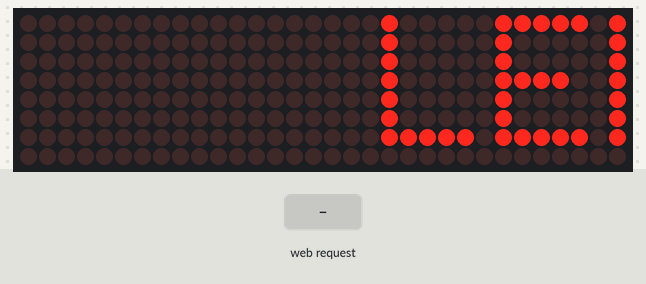
The sketch below on a simulated ESP8266 (Wemos D1 mini). On the bench: 32×8 LED matrix. The test bench sets the inputs (shaded band). EEPROM starts erased; what the sketch prints to the serial monitor is not drawn.

Above: at 1.2 s.
1.3 s: HTTP request GET /select?g=1 received
At 1.4 s:
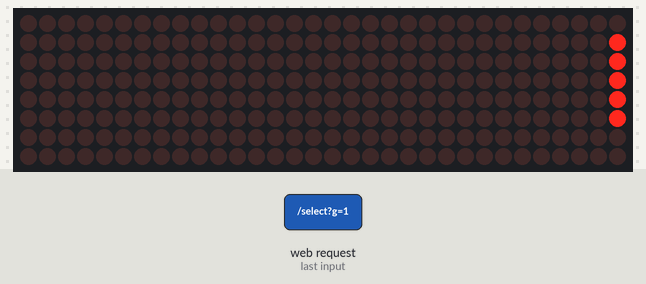
3.0 s: HTTP request GET /select?g=0 received
At 15.2 s:
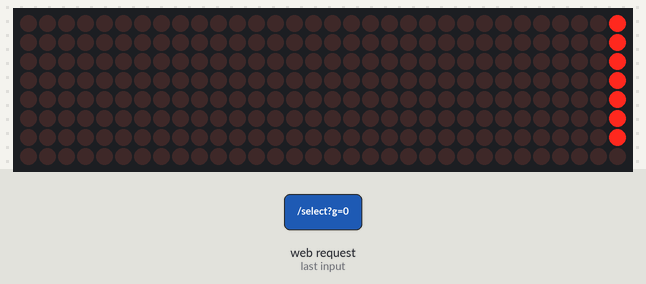

Measured:
- after the input at 1.3 s, the display: first changes at once (image 1 shows a later state)

The sketch:

ledscreen.ino
```cpp
#include "DisplayManager.h"
#include "WebManager.h"

// Configuración de pines para ESP8266 (NodeMCU / WeMos D1 Mini)
#define HARDWARE_TYPE MD_MAX72XX::FC16_HW
#define MAX_DEVICES   4    // Número de módulos en cascada
#define DATA_PIN      13   // D7 (MOSI)
#define CLK_PIN       14   // D5 (SCK)
#define CS_PIN        15   // D8 (CS / LOAD)

const char* ssidAP = "Led Screen by @rbnpou";

DisplayManager displayMgr(HARDWARE_TYPE, DATA_PIN, CLK_PIN, CS_PIN, MAX_DEVICES);
WebManager webMgr(ssidAP, &displayMgr);

void setup() {
  Serial.begin(115200);

  displayMgr.begin();
  webMgr.begin();

  Serial.println("Sistema ledscreen iniciado correctamente.");
}

void loop() {
  webMgr.handleClients();
  displayMgr.update();
}
```

DisplayManager.cpp
```cpp
#include "DisplayManager.h"

DisplayManager::DisplayManager(MD_MAX72XX::moduleType_t hardwareType, uint8_t dataPin, uint8_t clkPin, uint8_t csPin, uint8_t numDevices)
  : myDisplay(hardwareType, dataPin, clkPin, csPin, numDevices) {
  grupoSeleccionado = 0;
  fraseActualIndex = 0;
}

void DisplayManager::begin() {
  EEPROM.begin(512);
  myDisplay.begin();
  myDisplay.setIntensity(5);
  myDisplay.displayClear();

  loadFromEEPROM(); // Carga el grupo activo y todas las frases guardadas

  strncpy(bufferTexto, gruposFrases[grupoSeleccionado][fraseActualIndex], MAX_LONGITUD_FRASE);
  if (strlen(bufferTexto) == 0) {
    strcpy(bufferTexto, "LED screen by @rbnpou");
  }

  myDisplay.displayText(bufferTexto, PA_CENTER, 90, 0, PA_SCROLL_LEFT, PA_SCROLL_LEFT);
}

void DisplayManager::update() {
  if (myDisplay.displayAnimate()) {
    int intentos = 0;
    do {
      fraseActualIndex = (fraseActualIndex + 1) % MAX_FRASES;
      intentos++;
      if (strlen(gruposFrases[grupoSeleccionado][fraseActualIndex]) > 0) {
        break;
      }
    } while (intentos < MAX_FRASES);

    strncpy(bufferTexto, gruposFrases[grupoSeleccionado][fraseActualIndex], MAX_LONGITUD_FRASE);

    if (strlen(bufferTexto) == 0) {
      strcpy(bufferTexto, "Grupo Vacio");
    }

    myDisplay.setTextEffect(PA_SCROLL_LEFT, PA_SCROLL_LEFT);
    myDisplay.displayText(bufferTexto, PA_CENTER, 90, 0, PA_SCROLL_LEFT, PA_SCROLL_LEFT);
    myDisplay.displayReset();
  }
}

int DisplayManager::getSelectedGroup() {
  return grupoSeleccionado;
}

void DisplayManager::setSelectedGroup(int g) {
  if (g >= 0 && g < MAX_GRUPOS) {
    grupoSeleccionado = g;
    fraseActualIndex = 0;
    myDisplay.displayClear();

    strncpy(bufferTexto, gruposFrases[grupoSeleccionado][fraseActualIndex], MAX_LONGITUD_FRASE);
    if (strlen(bufferTexto) == 0) {
      snprintf(bufferTexto, MAX_LONGITUD_FRASE, "Grupo %d", g + 1);
    }

    myDisplay.displayText(bufferTexto, PA_CENTER, 90, 0, PA_SCROLL_LEFT, PA_SCROLL_LEFT);
    myDisplay.displayReset();

    // Guardar el grupo activo en la EEPROM (Byte 0)
    EEPROM.write(0, grupoSeleccionado);
    EEPROM.commit();
  }
}

String DisplayManager::getPhrase(int g, int f) {
  if (g >= 0 && g < MAX_GRUPOS && f >= 0 && f < MAX_FRASES) {
    return String(gruposFrases[g][f]);
  }
  return "";
}

void DisplayManager::setPhrase(int g, int f, String phrase) {
  if (g >= 0 && g < MAX_GRUPOS && f >= 0 && f < MAX_FRASES) {
    phrase.trim();
    strncpy(gruposFrases[g][f], phrase.c_str(), MAX_LONGITUD_FRASE);
    gruposFrases[g][f][MAX_LONGITUD_FRASE - 1] = '\0';
  }
}

void DisplayManager::loadFromEEPROM() {
  // 1. Leer grupo activo del Byte 0
  int storedGroup = EEPROM.read(0);
  if (storedGroup >= 0 && storedGroup < MAX_GRUPOS) {
    grupoSeleccionado = storedGroup;
  } else {
    grupoSeleccionado = 0;
  }

  // 2. Leer frases con bloques de tamaño fijo (MAX_LONGITUD_FRASE bytes por cada frase)
  int address = 1;
  for (int g = 0; g < MAX_GRUPOS; g++) {
    for (int f = 0; f < MAX_FRASES; f++) {
      for (int i = 0; i < MAX_LONGITUD_FRASE; i++) {
        gruposFrases[g][f][i] = EEPROM.read(address++);
      }
      // Asegurar el fin de cadena por seguridad
      gruposFrases[g][f][MAX_LONGITUD_FRASE - 1] = '\0';
    }
  }

  // Si la EEPROM está virgen (primer caracter nulo o basura), inicializamos valores por defecto
  if (gruposFrases[0][0][0] == '\0' || (uint8_t)gruposFrases[0][0][0] == 255) {
    for (int g = 0; g < MAX_GRUPOS; g++) {
      for (int f = 0; f < MAX_FRASES; f++) {
        gruposFrases[g][f][0] = '\0';
      }
    }
    strcpy(gruposFrases[0][0], "LED screen by @rbnpou");
    strcpy(gruposFrases[0][1], "Matriz 32x8 OK");
    saveToEEPROM();
  }
}

void DisplayManager::saveToEEPROM() {
  // 1. Guardar grupo activo en el Byte 0
  EEPROM.write(0, grupoSeleccionado);

  // 2. Escribir cada frase asegurando bloques de tamaño fijo (MAX_LONGITUD_FRASE bytes exactos)
  int address = 1;
  for (int g = 0; g < MAX_GRUPOS; g++) {
    for (int f = 0; f < MAX_FRASES; f++) {
      for (int i = 0; i < MAX_LONGITUD_FRASE; i++) {
        EEPROM.write(address++, gruposFrases[g][f][i]);
      }
    }
  }

  EEPROM.commit(); // Volcar cambios permanentemente a la flash del ESP8266
}
```

DisplayManager.h
```cpp
#ifndef DISPLAY_MANAGER_H
#define DISPLAY_MANAGER_H

#include <Arduino.h>
#include <MD_Parola.h>
#include <MD_MAX72XX.h>
#include <SPI.h>
#include <EEPROM.h>

#define MAX_GRUPOS 3
#define MAX_FRASES 5
#define MAX_LONGITUD_FRASE 64 // Tamaño fijo seguro para evitar desbordamientos de memoria

class DisplayManager {
  private:
    MD_Parola myDisplay;
    char gruposFrases[MAX_GRUPOS][MAX_FRASES][MAX_LONGITUD_FRASE]; // Almacenamiento seguro en matriz de C-strings
    int grupoSeleccionado;
    int fraseActualIndex;
    char bufferTexto[MAX_LONGITUD_FRASE]; // Búfer activo seguro para la pantalla

  public:
    DisplayManager(MD_MAX72XX::moduleType_t hardwareType, uint8_t dataPin, uint8_t clkPin, uint8_t csPin, uint8_t numDevices);
    void begin();
    void update();

    int getSelectedGroup();
    void setSelectedGroup(int g);
    String getPhrase(int g, int f);
    void setPhrase(int g, int f, String phrase);
    void loadFromEEPROM();
    void saveToEEPROM();
};

#endif
```

WebManager.cpp
```cpp
#include "WebManager.h"

// HTML mejorado con manejo de errores y depuración visual
const char paginaHTML[] PROGMEM = R"rawliteral(
<!DOCTYPE html>
<html lang="es">
<head>
    <meta charset="UTF-8">
    <meta name="viewport" content="width=device-width, initial-scale=1.0">
    <title>Configuración de ledscreen</title>
    <style>
        body { font-family: -apple-system, BlinkMacSystemFont, "Segoe UI", Roboto, sans-serif; background: #f4f7f6; color: #333; padding: 15px; max-width: 480px; margin: auto; }
        .card { background: white; padding: 20px; border-radius: 12px; box-shadow: 0 4px 10px rgba(0,0,0,0.08); margin-bottom: 20px; }
        h2 { color: #007bff; text-align: center; margin-top: 0; }
        h3 { border-bottom: 2px solid #007bff; padding-bottom: 5px; color: #444; }
        button { background: #007bff; color: white; border: none; padding: 12px 15px; border-radius: 8px; cursor: pointer; font-size: 15px; font-weight: bold; width: 100%; transition: background 0.2s; margin-top: 5px;}
        button:hover { background: #0056b3; }
        .btn-show { background: #28a745; width: auto; padding: 6px 12px; font-size: 13px; float: right; border-radius: 6px; }
        .btn-show:hover { background: #218838; }
        input[type="text"] { width: 100%; padding: 10px; margin: 6px 0 12px 0; border: 1px solid #ccc; border-radius: 6px; font-size: 15px; box-sizing: border-box; }
        .group-box { background: #fafbfc; border: 1px solid #e1e4e8; padding: 12px; border-radius: 8px; margin-bottom: 15px; }
        .active-badge { color: #28a745; font-size: 13px; font-weight: bold; }
    </style>
</head>
<body>
    <div class="card">
        <h2>Led Screen</h2>
        <p style="text-align:center; color:#666; font-size:14px;">Configura tus 3 grupos de frases.</p>
        <div id="editor">Conectando y cargando datos...</div>
        <button onclick="guardarTodo()" style="background:#28a745; margin-top: 15px;">💾 Guardar todos los cambios</button>
        <p style="text-align:center; color:#666; font-size:14px;">LED screen by @rbnpou</p>
    </div>

<script>
    let datosGlobales = [];
    let grupoActivo = 0;

    async function cargarDatos() {
        try {
            let res = await fetch('/getdata');
            if (!res.ok) throw new Error("Error en servidor");
            let data = await res.json();
            datosGlobales = data.grupos;
            grupoActivo = data.activo;
            renderizar();
        } catch (e) {
            document.getElementById('editor').innerHTML = '<p style="color:red; text-align:center;">Error cargando datos. Toca aquí para <button onclick="cargarDatos()">Reintentar</button></p>';
        }
    }

    function renderizar() {
        let html = "";
        for(let g=0; g<3; g++) {
            let esActivo = (g === grupoActivo);
            let estadoTexto = esActivo ? `<span class="active-badge">🟢 [ACTIVO]</span>` : "";

            html += `<div class="group-box">
                        <h3>Grupo ${g+1} ${estadoTexto} <button class="btn-show" onclick="seleccionar(${g})">Mostrar</button></h3>`;

            for(let f=0; f<5; f++) {
                // Validación estricta para evitar nulos
                let val = (datosGlobales[g] && datosGlobales[g][f]) ? datosGlobales[g][f] : "";
                html += `<label style="font-size:13px; color:#555;">Frase ${f+1}:</label>
                         <input type="text" id="g${g}_f${f}" value="${val}" placeholder="Escribe tu frase...">`;
            }
            html += `</div>`;
        }
        document.getElementById('editor').innerHTML = html;
    }

    async function seleccionar(g) {
        try {
            await fetch(`/select?g=${g}`);
            alert(`¡Grupo ${g+1} activado en la matriz!`);
            cargarDatos();
        } catch(e) {
            alert("Error al cambiar de grupo.");
        }
    }

    async function guardarTodo() {
        let nuevosGrupos = [];
        for(let g=0; g<3; g++) {
            let frases = [];
            for(let f=0; f<5; f++) {
                let input = document.getElementById(`g${g}_f${f}`);
                frases.push(input ? input.value : "");
            }
            nuevosGrupos.push(frases);
        }

        try {
            let res = await fetch('/save', {
                method: 'POST',
                headers: { 'Content-Type': 'application/json' },
                body: JSON.stringify({ grupos: nuevosGrupos })
            });

            if(res.ok) {
                alert("¡Cambios guardados con éxito en la memoria!");
            } else {
                alert("Error al guardar en el dispositivo.");
            }
        } catch(e) {
            alert("Error de conexión al guardar.");
        }
        cargarDatos();
    }

    // Iniciar carga al abrir la página
    cargarDatos();
</script>
</body>
</html>
)rawliteral";

WebManager::WebManager(const char* ssid, DisplayManager* dispMgr) : server(80), ssid(ssid), displayManager(dispMgr) {}

void WebManager::begin() {
  WiFi.mode(WIFI_AP);
  WiFi.softAP(ssid);

  // Potencia Wi-Fi al mínimo
  WiFi.setOutputPower(0.0);

  dnsServer.start(53, "*", WiFi.softAPIP());
  setupRoutes();
  server.begin();
}

void WebManager::handleClients() {
  dnsServer.processNextRequest();
  server.handleClient();
}

void WebManager::setupRoutes() {
  server.on("/", HTTP_GET, [this]() {
    server.send_P(200, "text/html", paginaHTML);
  });

  server.on("/generate_204", HTTP_GET, [this]() {
    server.sendHeader("Location", "http://192.168.4.1/", true);
    server.send(302, "text/plain", "");
  });

  server.on("/fwlink", HTTP_GET, [this]() {
    server.sendHeader("Location", "http://192.168.4.1/", true);
    server.send(302, "text/plain", "");
  });

  // Ruta para enviar los datos JSON al navegador
  server.on("/getdata", HTTP_GET, [this]() {
    StaticJsonDocument<1500> doc;
    doc["activo"] = displayManager->getSelectedGroup();
    JsonArray arr = doc.createNestedArray("grupos");

    for (int g = 0; g < MAX_GRUPOS; g++) {
      JsonArray subArr = arr.createNestedArray();
      for (int f = 0; f < MAX_FRASES; f++) {
        subArr.add(displayManager->getPhrase(g, f));
      }
    }
    String jsonStr;
    serializeJson(doc, jsonStr);
    server.send(200, "application/json", jsonStr);
  });

  server.on("/select", HTTP_GET, [this]() {
    if (server.hasArg("g")) {
      int g = server.arg("g").toInt();
      displayManager->setSelectedGroup(g);
    }
    server.send(200, "text/plain", "OK");
  });

  server.on("/save", HTTP_POST, [this]() {
    if (server.hasArg("plain")) {
      StaticJsonDocument<1500> doc;
      DeserializationError error = deserializeJson(doc, server.arg("plain"));
      if (!error) {
        JsonArray arr = doc["grupos"];
        for (int g = 0; g < MAX_GRUPOS; g++) {
          for (int f = 0; f < MAX_FRASES; f++) {
            String textoFrase = arr[g][f].as<String>();
            displayManager->setPhrase(g, f, textoFrase);
          }
        }
        displayManager->saveToEEPROM();
        server.send(200, "application/json", "{\"status\":\"ok\"}");
        return;
      }
    }
    server.send(400, "application/json", "{\"status\":\"error\"}");
  });
}
```

WebManager.h
```cpp
#ifndef WEB_MANAGER_H
#define WEB_MANAGER_H

#include <Arduino.h>
#include <ESP8266WiFi.h>
#include <ESP8266WebServer.h>
#include <DNSServer.h>
#include <ArduinoJson.h>
#include "DisplayManager.h"

class WebManager {
  private:
    ESP8266WebServer server;
    DNSServer dnsServer;
    DisplayManager* displayManager;
    const char* ssid;

    void setupRoutes();

  public:
    WebManager(const char* ssid, DisplayManager* dispMgr);
    void begin();
    void handleClients();
};

#endif
```
